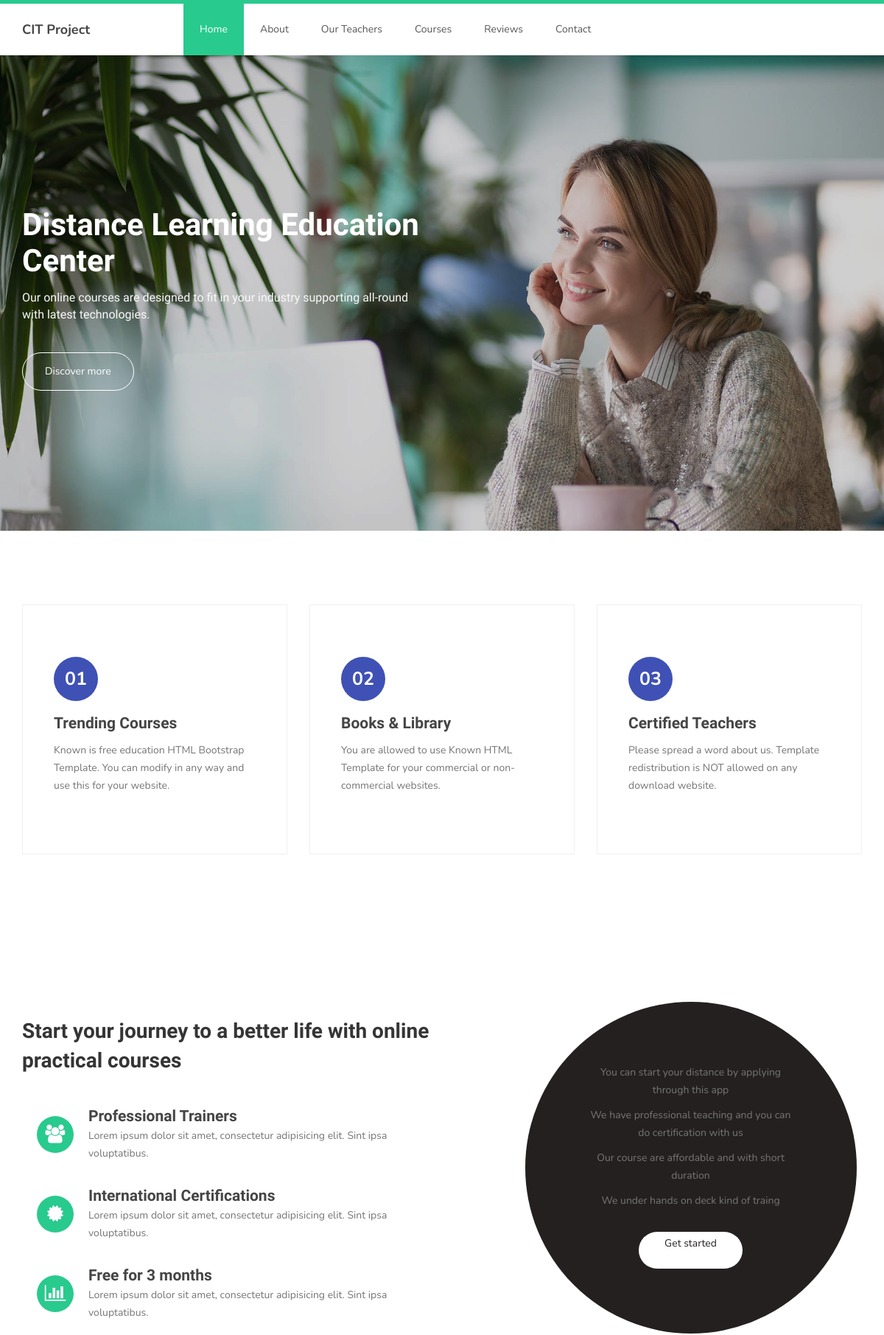
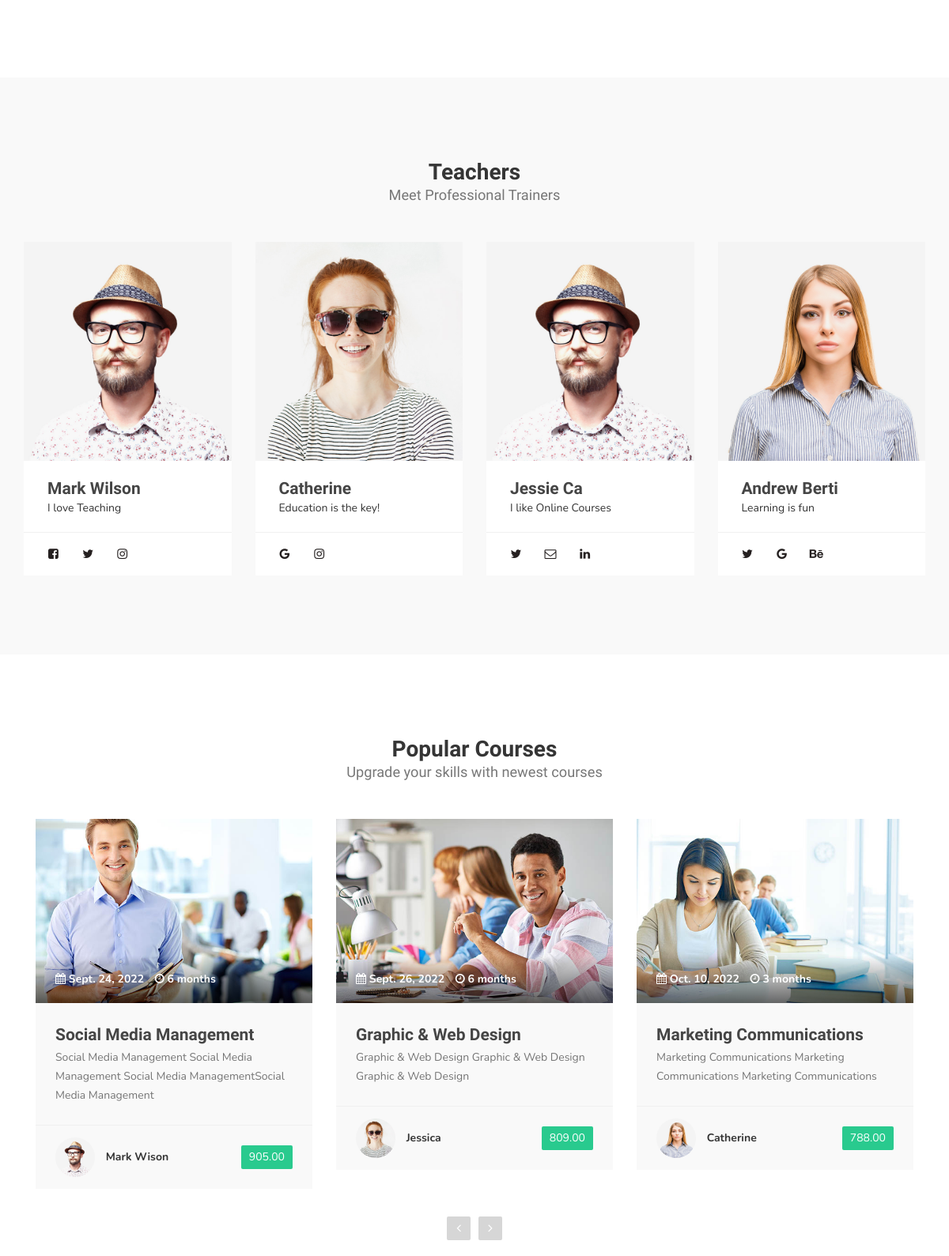
The page / (upper part) on the database its author committed (2 pictures, top to bottom).
### distancelearningapp/models.py (models this page shows, shortened)
class Authors(models.Model):
    author = models.CharField(max_length=50)
    author_pic = models.FileField(blank=True, null=True, upload_to="upload/")
    price = models.DecimalField(decimal_places=2, max_digits=5)
    courses = models.ForeignKey(Courses, on_delete=models.CASCADE)

class Courses(models.Model):
    courseTitle = models.CharField(max_length=200)
    description = models.CharField(max_length=500)
    course_pic = models.FileField(blank=True, null=True, upload_to="upload/")
    start_date = models.DateField()
    duration = models.CharField(max_length=50)

### distancelearningapp/views.py (the view)
# urls.py: path('', views.index, name='index'),
def index(request):
    authors = Authors.objects.select_related('courses').all()
    context = {"authors":authors}
    return render(request, 'index.html', context)

### distancelearningapp/templates/index.html (shortened to what this page needs)
{%extends 'base.html'%}
{%load static%}
{%block content %}
<section id="home">
     <div class="row">
               <div class="owl-carousel owl-theme home-slider">
                    <div class="item item-first">
                         <div class="caption">
                              <div class="container">
                                   <div class="col-md-6 col-sm-12">
                                        <h1>Distance Learning Education Center</h1>
                                        <h3>Our online courses are designed to fit in your industry supporting all-round with latest technologies.</h3>
                                        <a href="#feature" class="section-btn btn btn-default smoothScroll">Discover more</a>
                                   </div>
                              </div>
                         </div>
                    </div>
               </div>
     </div>
</section>
<section id="feature">
     <div class="container">
          <div class="row">
               <div class="col-md-4 col-sm-4">
                    <div class="feature-thumb">
                         <span>01</span>
                         <h3>Trending Courses</h3>
                         <p>Known is free education HTML Bootstrap Template. You can modify in any way and use this for your website.</p>
                    </div>
               </div>
               <div class="col-md-4 col-sm-4">
                    <div class="feature-thumb">
                         <span>02</span>
                         <h3>Books & Library</h3>
                         <p>You are allowed to use Known HTML Template for your commercial or non-commercial websites.</p>
                    </div>
               </div>
               <div class="col-md-4 col-sm-4">
                    <div class="feature-thumb">
                         <span>03</span>
                         <h3>Certified Teachers</h3>
                         <p>Please spread a word about us. Template redistribution is NOT allowed on any download website.</p>
                    </div>
               </div>
          </div>
     </div>
</section>
<section id="about">
     <div class="container">
          <div class="row">
               <div class="col-md-6 col-sm-12">
                    <div class="about-info">
                         <h2>Start your journey to a better life with online practical courses</h2>
                         <figure>
                              <span><i class="fa fa-users"></i></span>
                              <figcaption>
                                   <h3>Professional Trainers</h3>
                                   <p>Lorem ipsum dolor sit amet, consectetur adipisicing elit. Sint ipsa voluptatibus.</p>
                              </figcaption>
                         </figure>
                         <figure>
                              <span><i class="fa fa-certificate"></i></span>
                              <figcaption>
                                   <h3>International Certifications</h3>
                                   <p>Lorem ipsum dolor sit amet, consectetur adipisicing elit. Sint ipsa voluptatibus.</p>
                              </figcaption>
                         </figure>
                         <figure>
                              <span><i class="fa fa-bar-chart-o"></i></span>
                              <figcaption>
                                   <h3>Free for 3 months</h3>
                                   <p>Lorem ipsum dolor sit amet, consectetur adipisicing elit. Sint ipsa voluptatibus.</p>
                              </figcaption>
                         </figure>
                    </div>
               </div>
               <div class="col-md-offset-1 col-md-4 col-sm-12">
                    <div class="entry-form">
                         <p>You can start your distance by applying through this app</p>
                         <p>We have professional teaching and you can do certification with us</p>
                         <p>Our course are affordable and with short duration</p>
                         <p>We under hands on deck kind of traing</p>
                         <a href="{% url 'account/login' %}" class="submit-btn form-control" id="form-submit">Get started</a>
                    </div>
               </div>
          </div>
     </div>
</section>
<section id="team">
     <div class="container">
          <div class="row">
               <div class="col-md-12 col-sm-12">
                    <div class="section-title">
                         <h2>Teachers <small>Meet Professional Trainers</small></h2>
                    </div>
               </div>
               <div class="col-md-3 col-sm-6">
                    <div class="team-thumb">
                         <div class="team-image">
                              <img src="{%static 'images/author-image1.jpg'%}" class="img-responsive" alt="">
                         </div>
                         <div class="team-info">
                              <h3>Mark Wilson</h3>
                              <span>I love Teaching</span>
                         </div>
                         <ul class="social-icon">
                              <li><a href="#" class="fa fa-facebook-square" attr="facebook icon"></a></li>
                              <li><a href="#" class="fa fa-twitter"></a></li>
                              <li><a href="#" class="fa fa-instagram"></a></li>
                         </ul>
                    </div>
               </div>
               <div class="col-md-3 col-sm-6">
                    <div class="team-thumb">
                         <div class="team-image">
                              <img src="{%static 'images/author-image2.jpg'%}" class="img-responsive" alt="">
                         </div>
                         <div class="team-info">
                              <h3>Catherine</h3>
                              <span>Education is the key!</span>
                         </div>
                         <ul class="social-icon">
                              <li><a href="#" class="fa fa-google"></a></li>
                              <li><a href="#" class="fa fa-instagram"></a></li>
                         </ul>
                    </div>
               </div>
               <div class="col-md-3 col-sm-6">
                    <div class="team-thumb">
                         <div class="team-image">
                              <img src="{%static 'images/author-image1.jpg'%}" class="img-responsive" alt="">
                         </div>
                         <div class="team-info">
                              <h3>Jessie Ca</h3>
                              <span>I like Online Courses</span>
                         </div>
                         <ul class="social-icon">
                              <li><a href="#" class="fa fa-twitter"></a></li>
                              <li><a href="#" class="fa fa-envelope-o"></a></li>
                              <li><a href="#" class="fa fa-linkedin"></a></li>
                         </ul>
                    </div>
               </div>
               <div class="col-md-3 col-sm-6">
                    <div class="team-thumb">
                         <div class="team-image">
                              <img src="{%static 'images/author-image3.jpg'%}" class="img-responsive" alt="">
                         </div>
                         <div class="team-info">
                              <h3>Andrew Berti</h3>
                              <span>Learning is fun</span>
                         </div>
                         <ul class="social-icon">
                              <li><a href="#" class="fa fa-twitter"></a></li>
                              <li><a href="#" class="fa fa-google"></a></li>
                              <li><a href="#" class="fa fa-behance"></a></li>
                         </ul>
                    </div>
               </div>
          </div>
     </div>
</section>
<section id="courses">
     <div class="container">
          <div class="row">
               <div class="col-md-12 col-sm-12">
                    <div class="section-title">
                         <h2>Popular Courses <small>Upgrade your skills with newest courses</small></h2>
                    </div>
                    <div class="owl-carousel owl-theme owl-courses">
                        {%for a in authors%}
                         <div class="col-md-4 col-sm-4">
                              <div class="item">
                                   <div class="courses-thumb">
                                        <div class="courses-top">
                                             <div class="courses-image">
                                                  <img src="{{a.courses.course_pic.url}}" class="img-responsive" alt="">
                                             </div>
                                             <div class="courses-date">
                                                  <span><i class="fa fa-calendar"></i> {{a.courses.start_date}}</span>
                                                  <span><i class="fa fa-clock-o"></i> {{a.courses.duration}}</span>
                                             </div>
                                        </div>
                                        <div class="courses-detail">
                                             <h3><a href="{% url 'account/course_details' a.courses.id%}">{{a.courses.courseTitle}}</a></h3>
                                             <p>{{a.courses.description}}</p>
                                        </div>
                                        <div class="courses-info">
                                             <div class="courses-author">
                                                  <img src="{{a.author_pic.url}}" class="img-responsive" alt="">
                                                  <span>{{a.author}}</span>
                                             </div>
                                             <div class="courses-price">
                                                  <a href="#"><span>{{a.price}}</span></a>
                                             </div>
                                        </div>
                                   </div>
                              </div>
                         </div>
                         {%endfor%}
                    </div>
               </div>
          </div>
     </div>
</section>
{% endblock%}

### distancelearningapp/templates/base.html (shortened to what this page needs)
{% load static %}
<!DOCTYPE html>
<html lang="en">
<head>
     <link rel="stylesheet" href="{% static 'css/bootstrap.min.css'%}">
     <link rel="stylesheet" href="{% static 'css/font-awesome.min.css'%}">
     <link rel="stylesheet" href="{% static 'css/owl.carousel.css'%}">
     <link rel="stylesheet" href="{%static 'css/owl.theme.default.min.css'%}">
     <link rel="stylesheet" href="{% static 'css/templatemo-style.css'%}">
</head>
<body id="top" data-spy="scroll" data-target=".navbar-collapse" data-offset="50">
     <section class="navbar custom-navbar navbar-fixed-top" role="navigation">
          <div class="container">
               <div class="navbar-header">
                    <a href="{% url 'index' %}" class="navbar-brand">CIT Project</a>
               </div>
               <div class="collapse navbar-collapse">
                    <ul class="nav navbar-nav navbar-nav-first">
                         <li><a href="#top" class="smoothScroll">Home</a></li>
                         <li><a href="#about" class="smoothScroll">About</a></li>
                         <li><a href="#team" class="smoothScroll">Our Teachers</a></li>
                         <li><a href="#courses" class="smoothScroll">Courses</a></li>
                         <li><a href="#testimonial" class="smoothScroll">Reviews</a></li>
                         <li><a href="#contact" class="smoothScroll">Contact</a></li>
                    </ul>
               </div>
          </div>
     </section>
      {% block content  %}
      {% endblock  %}
</body>
</html>

### rows shown on the page
Authors: courses.course_pic (picture), courses.start_date "Sept. 24, 2022", courses.duration "6 months", courses.courseTitle "Social Media Management", courses.description "Social Media Management Social Media Management Social Media ManagementSocial Media Management", author_pic (picture), author "Mark Wison", price "905.00"
Authors: courses.course_pic (picture), courses.start_date "Sept. 26, 2022", courses.duration "6 months", courses.courseTitle "Graphic & Web Design", courses.description "Graphic & Web Design Graphic & Web Design Graphic & Web Design", author_pic (picture), author "Jessica", price "809.00"
Authors: courses.course_pic (picture), courses.start_date "Oct. 10, 2022", courses.duration "3 months", courses.courseTitle "Marketing Communications", courses.description "Marketing Communications Marketing Communications Marketing Communications", author_pic (picture), author "Catherine", price "788.00"
